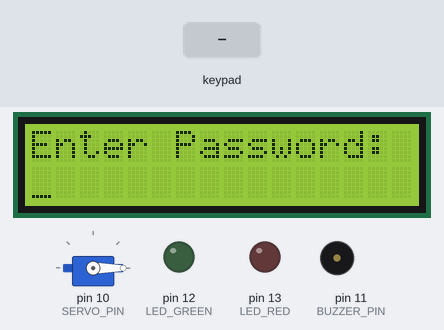
Recording of a program running on a simulated Arduino Uno, built with avr-gcc and run on an emulated ATmega328P. Parts: servo, 16×2 character LCD, output pins drawn as LEDs (lit = HIGH), buzzer (waves = sounding). The inputs (shaded band) are chosen by the test bench. EEPROM starts erased; what the program prints to the serial monitor is not drawn.

Above: at 1.3 s.
1.4 s: keypad keys * # 1 2 3 4 D pressed 0.4 s apart
At 5.3 s:
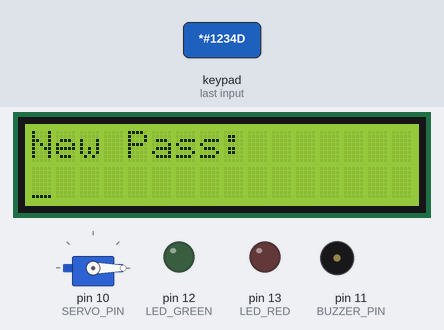
5.7 s: key 'D' pressed
At 6.9 s:
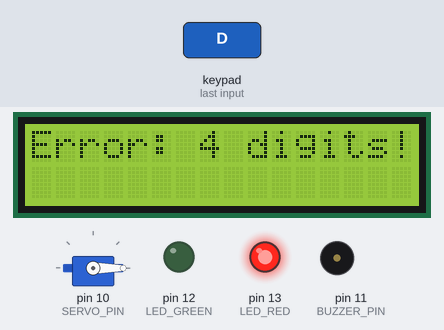
8.7 s: keypad keys 1 1 1 1 D pressed 0.4 s apart
At 11.7 s:
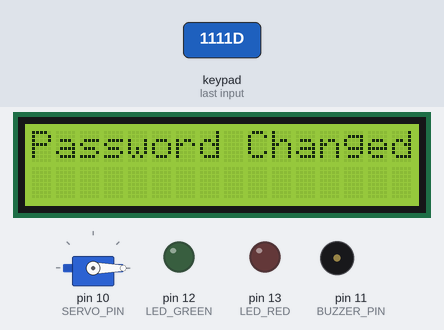
12.3 s: keypad keys 9 8 7 6 D pressed 0.4 s apart
At 14.8 s:
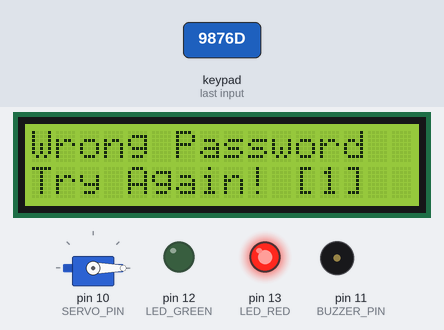
15.9 s: keypad keys 1 1 1 1 D pressed 0.4 s apart
At 18.5 s:
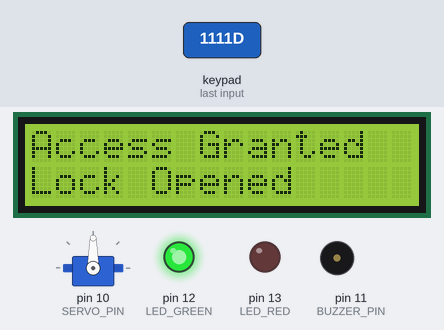
19.4 s: keypad keys 1 3 9 7 D pressed 0.4 s apart
At 20.8 s:
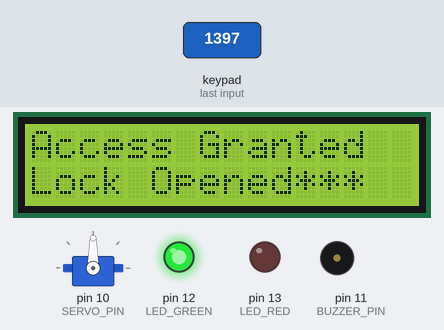
Timing chart, 0 to 23.9 s (numbered marks = the images above; inputs shaded):
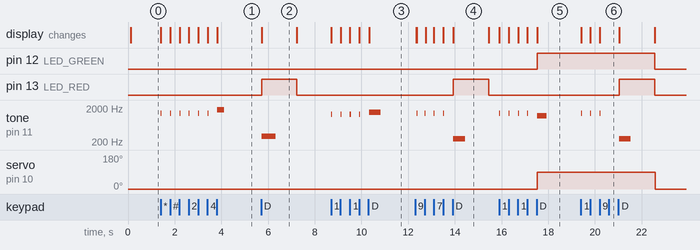

Measured:
- after the input at 1.4 s, tone on pin 11 (BUZZER_PIN): plays 1400 Hz for 0.04 s, 1400 Hz for 0.04 s, 1400 Hz for 0.04 s, 1400 Hz for 0.04 s, 1400 Hz for 0.04 s, 1400 Hz for 0.04 s … (7 notes in this stretch), starting at once; the display: first changes at once (image 1 shows a later state)
- after the input at 5.7 s, pin 13 (LED_RED): LOW → HIGH at once, → LOW 1.5 s later; tone on pin 11 (BUZZER_PIN): silent → 300 Hz at once, → silent 0.60 s later; the display: changes at once (image 2)
- after the input at 8.7 s, tone on pin 11 (BUZZER_PIN): plays 1300 Hz for 0.05 s, 1300 Hz for 0.05 s, 1300 Hz for 0.05 s, 1300 Hz for 0.05 s, 1500 Hz for 0.50 s, starting at once; the display: first changes at once (image 3 shows a later state)
- after the input at 12.3 s, pin 13 (LED_RED): LOW → HIGH after 1.6 s, → LOW 1.5 s later; tone on pin 11 (BUZZER_PIN): plays 1400 Hz for 0.04 s, 1400 Hz for 0.04 s, 1400 Hz for 0.04 s, 1400 Hz for 0.04 s, 250 Hz for 0.50 s, starting after 0.07 s; the display: first differs from a run without the input after 0.07 s (image 4 shows a later state)
- after the input at 15.9 s, pin 12 (LED_GREEN): LOW → HIGH after 1.6 s; tone on pin 11 (BUZZER_PIN): plays 1400 Hz for 0.04 s, 1400 Hz for 0.04 s, 1400 Hz for 0.04 s, 1400 Hz for 0.04 s, 1200 Hz for 0.40 s, starting at once; servo on pin 10 (SERVO_PIN): 0° → 90° after 1.6 s; the display: first changes at once (image 5 shows a later state)
- after the input at 19.4 s, pin 13 (LED_RED): LOW → HIGH after 1.6 s, → LOW 1.5 s later; tone on pin 11 (BUZZER_PIN): plays 1400 Hz for 0.04 s, 1400 Hz for 0.04 s, 1400 Hz for 0.04 s, 250 Hz for 0.50 s, starting at once; the display: first changes at once (image 6 shows a later state)
- what the display in image 2 shows lasts 1.5 s, from 5.7 s to 7.2 s

The program:

main.cpp
```cpp
#include <Arduino.h>
#include <Wire.h>
#include <LiquidCrystal_I2C.h>
#include <Keypad.h>
#include <EEPROM.h>
#include <Servo.h>

// --- Константы системы ---
#define PASSWORD_LENGTH 4
#define MAX_ATTEMPTS 3
#define LOCKOUT_TIME 60000     // Время блокировки: 60 сек
#define SERVO_OPEN_TIME 5000   // Время удержания замка: 5 сек

// Карта адресов EEPROM
#define EEPROM_INIT_FLAG_ADDR  0x00
#define EEPROM_USER_PWD_ADDR   0x01
#define EEPROM_MASTER_PWD_ADDR  0x05
#define EEPROM_ATTEMPTS_ADDR    0x09
#define INIT_FLAG_VAL           0x55

#define BUZZER_PIN 11
#define LED_GREEN 12
#define LED_RED 13
#define SERVO_PIN 10

LiquidCrystal_I2C lcd(0x27, 16, 2);

const byte ROWS = 4;
const byte COLS = 4;
char hexaKeys[ROWS][COLS] = {
  {'1','2','3','A'},
  {'4','5','6','B'},
  {'7','8','9','C'},
  {'*','0','#','D'}
};
byte rowPins[ROWS] = {9, 8, 7, 6};
byte colPins[COLS] = {5, 4, 3, 2};
Keypad customKeypad = Keypad(makeKeymap(hexaKeys), rowPins, colPins, ROWS, COLS);

Servo lockServo;

enum SystemState { STATE_WAIT_INPUT, STATE_VERIFY, STATE_ADMIN, STATE_LOCKED };
SystemState currentState = STATE_WAIT_INPUT;

char userPassword[PASSWORD_LENGTH + 1] = "1111"; // Заводской рабочий пароль
char masterPassword[7] = "*#1234";              // Мастер-код
char inputBuffer[8];
byte bufferIdx = 0;
byte wrongAttempts = 0;

unsigned long lockoutStartTime = 0;
unsigned long servoOpenStartTime = 0;
bool isLockOpen = false;

// Логирование событий в Serial порт
void logEvent(String level, String message) {
  unsigned long timestamp = millis();
  Serial.print("["); Serial.print(timestamp); Serial.print("] ");
  Serial.print("["); Serial.print(level); Serial.print("] ");
  Serial.println(message);
}

void beep(int duration, int frequency = 1000) {
  tone(BUZZER_PIN, frequency, duration);
}

void showScreenReady() {
  lcd.clear();
  lcd.setCursor(0, 0);
  lcd.print("Enter Password:");
  lcd.setCursor(0, 1);
  lcd.cursor();
  bufferIdx = 0;
  memset(inputBuffer, 0, sizeof(inputBuffer));
  digitalWrite(LED_RED, LOW);
  digitalWrite(LED_GREEN, LOW);
}

void initEEPROM() {
  if (EEPROM.read(EEPROM_INIT_FLAG_ADDR) != INIT_FLAG_VAL) {
    logEvent("INFO", "First run. Customizing EEPROM memory structure...");
    EEPROM.write(EEPROM_INIT_FLAG_ADDR, INIT_FLAG_VAL);
    for (int i = 0; i < PASSWORD_LENGTH; i++) {
      EEPROM.write(EEPROM_USER_PWD_ADDR + i, userPassword[i]);
    }
    for (int i = 0; i < 6; i++) {
      EEPROM.write(EEPROM_MASTER_PWD_ADDR + i, masterPassword[i]);
    }
    EEPROM.write(EEPROM_ATTEMPTS_ADDR, 0);
  } else {
    for (int i = 0; i < PASSWORD_LENGTH; i++) {
      userPassword[i] = EEPROM.read(EEPROM_USER_PWD_ADDR + i);
    }
    for (int i = 0; i < 6; i++) {
      masterPassword[i] = EEPROM.read(EEPROM_MASTER_PWD_ADDR + i);
    }
    wrongAttempts = EEPROM.read(EEPROM_ATTEMPTS_ADDR);
    logEvent("INFO", "Configuration successfully read from internal EEPROM.");
  }
  userPassword[PASSWORD_LENGTH] = '\0';
  masterPassword[6] = '\0';
}

void setup() {
  Serial.begin(9600);
  logEvent("SYSTEM", "MCU Core initialized at 16MHz.");

  pinMode(BUZZER_PIN, OUTPUT);
  pinMode(LED_GREEN, OUTPUT);
  pinMode(LED_RED, OUTPUT);

  lockServo.attach(SERVO_PIN);
  lockServo.write(0); // Закрыто

  lcd.init();
  lcd.backlight();

  initEEPROM();

  if (wrongAttempts >= MAX_ATTEMPTS) {
    currentState = STATE_LOCKED;
    lockoutStartTime = millis();
    logEvent("SECURITY", "Hard lockout triggered from EEPROM state.");
  } else {
    showScreenReady();
  }
}

void loop() {
  char key = customKeypad.getKey();

  if (isLockOpen && (millis() - servoOpenStartTime >= SERVO_OPEN_TIME)) {
    lockServo.write(0);
    isLockOpen = false;
    digitalWrite(LED_GREEN, LOW);
    logEvent("SYSTEM", "Relay/Servo output state auto-changed to: CLOSED.");
    showScreenReady();
  }

  switch(currentState) {
    case STATE_WAIT_INPUT: {
      if (key) {
        if (key == 'C') { // Сброс буфера ввода
          beep(120, 400);
          logEvent("USER", "Input reset request via 'C' key.");
          showScreenReady();
          break;
        }
        if (key == 'D') { // Подтверждение ввода
          currentState = STATE_VERIFY;
          break;
        }
        if (bufferIdx < 7) {
          inputBuffer[bufferIdx++] = key;
          lcd.print('*'); // Маскирование
          beep(40, 1400);
        }
      }
      break;
    }

    case STATE_VERIFY: {
      lcd.noCursor();
      inputBuffer[bufferIdx] = '\0';

      if (strcmp(inputBuffer, "*#1234") == 0) { // Вход в меню администратора
        logEvent("SECURITY", "Admin privileges verified successfully.");
        currentState = STATE_ADMIN;
        lcd.clear();
        lcd.print("New Pass:");
        lcd.setCursor(0, 1);
        lcd.cursor();
        bufferIdx = 0;
        memset(inputBuffer, 0, sizeof(inputBuffer));
        beep(300, 1800);
      }
      else if (strcmp(inputBuffer, userPassword) == 0) { // Пароль верный
        logEvent("SECURITY", "Access GRANTED.");
        wrongAttempts = 0;
        EEPROM.update(EEPROM_ATTEMPTS_ADDR, 0);

        lcd.clear();
        lcd.print("Access Granted");
        lcd.setCursor(0, 1);
        lcd.print("Lock Opened");

        digitalWrite(LED_GREEN, HIGH);
        lockServo.write(90);
        isLockOpen = true;
        servoOpenStartTime = millis();
        beep(400, 1200);
        currentState = STATE_WAIT_INPUT;
      }
      else { // Ошибка ввода
        wrongAttempts++;
        EEPROM.update(EEPROM_ATTEMPTS_ADDR, wrongAttempts);
        logEvent("WARNING", "Authentication failure count: " + String(wrongAttempts));

        lcd.clear();
        lcd.print("Wrong Password");
        lcd.setCursor(0, 1);
        lcd.print("Try Again! ["); lcd.print(wrongAttempts); lcd.print("]");
        digitalWrite(LED_RED, HIGH);
        beep(500, 250);
        delay(1500);

        if (wrongAttempts >= MAX_ATTEMPTS) {
          logEvent("SECURITY", "Device state set to CRITICAL LOCKOUT.");
          currentState = STATE_LOCKED;
          lockoutStartTime = millis();
        } else {
          currentState = STATE_WAIT_INPUT;
          showScreenReady();
        }
      }
      break;
    }

    case STATE_ADMIN: {
      if (key) {
        if (key == 'C') {
          logEvent("USER", "Admin session destroyed.");
          currentState = STATE_WAIT_INPUT;
          showScreenReady();
          break;
        }
        if (key == 'D') {
          if (bufferIdx == PASSWORD_LENGTH) { // Валидация длины (4 символа)
            for (int i = 0; i < PASSWORD_LENGTH; i++) {
              userPassword[i] = inputBuffer[i];
              EEPROM.update(EEPROM_USER_PWD_ADDR + i, userPassword[i]);
            }
            logEvent("SYSTEM", "EEPROM records updated with new password entry.");
            lcd.noCursor();
            lcd.clear();
            lcd.print("Password Changed");
            beep(500, 1500);
            delay(2000);
            currentState = STATE_WAIT_INPUT;
            showScreenReady();
          } else {
            logEvent("ERROR", "Data format invalid. Expected: 4 bytes.");
            lcd.noCursor();
            lcd.clear();
            lcd.print("Error: 4 digits!");
            digitalWrite(LED_RED, HIGH);
            beep(600, 300);
            delay(1500);
            lcd.clear();
            lcd.print("New Pass:");
            lcd.setCursor(0, 1);
            lcd.cursor();
            bufferIdx = 0;
            memset(inputBuffer, 0, sizeof(inputBuffer));
            digitalWrite(LED_RED, LOW);
          }
          break;
        }
        if (bufferIdx < PASSWORD_LENGTH) {
          inputBuffer[bufferIdx++] = key;
          lcd.print(key); // Открытый показ при назначении нового пароля
          beep(50, 1300);
        }
      }
      break;
    }

    case STATE_LOCKED: {
      lcd.noCursor();
      unsigned long elapsed = millis() - lockoutStartTime;

      static unsigned long lastBlink = 0;
      if (millis() - lastBlink >= 500) {
        lastBlink = millis();
        digitalWrite(LED_RED, !digitalRead(LED_RED));
      }

      if (elapsed >= LOCKOUT_TIME) {
        logEvent("SECURITY", "Lockout expired. Restoring operations.");
        wrongAttempts = 0;
        EEPROM.update(EEPROM_ATTEMPTS_ADDR, 0);
        currentState = STATE_WAIT_INPUT;
        showScreenReady();
      } else {
        int secondsLeft = (LOCKOUT_TIME - elapsed) / 1000;
        lcd.setCursor(0, 0);
        lcd.print("System Blocked! ");
        lcd.setCursor(0, 1);
        lcd.print("Time Left: ");
        if (secondsLeft < 10) lcd.print("0");
        lcd.print(secondsLeft);
        lcd.print(" s ");
      }
      break;
    }
  }
}
```
